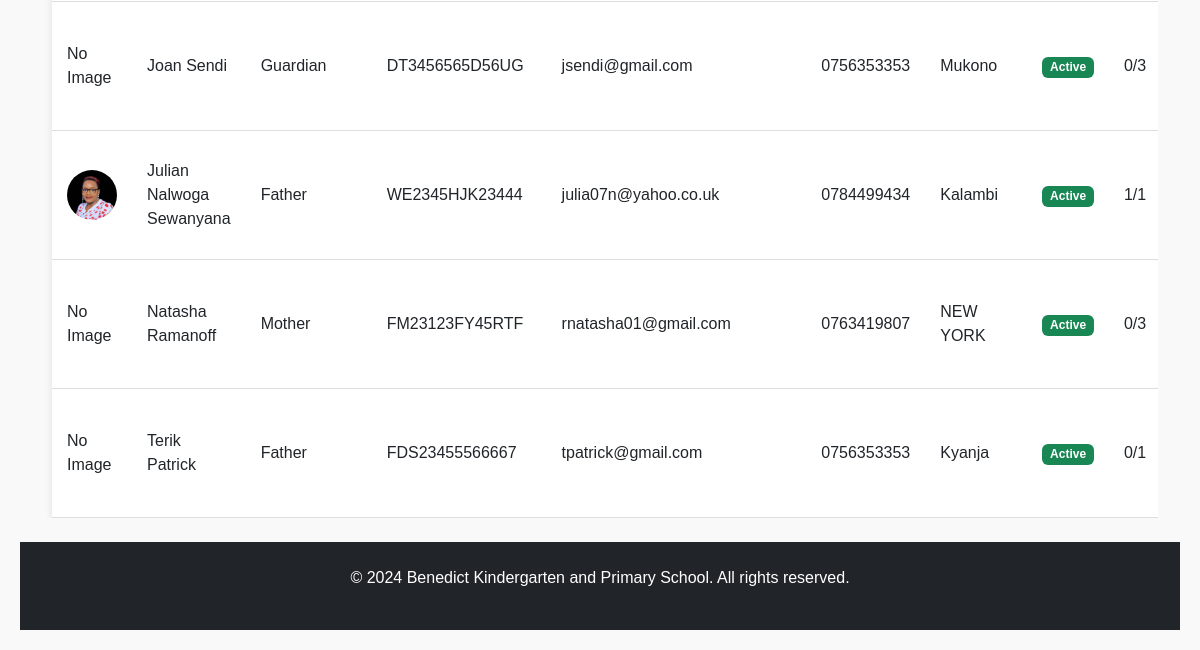
/benedict_school/parents/ (signed in, lower part), run on an earlier commit of the app's database.
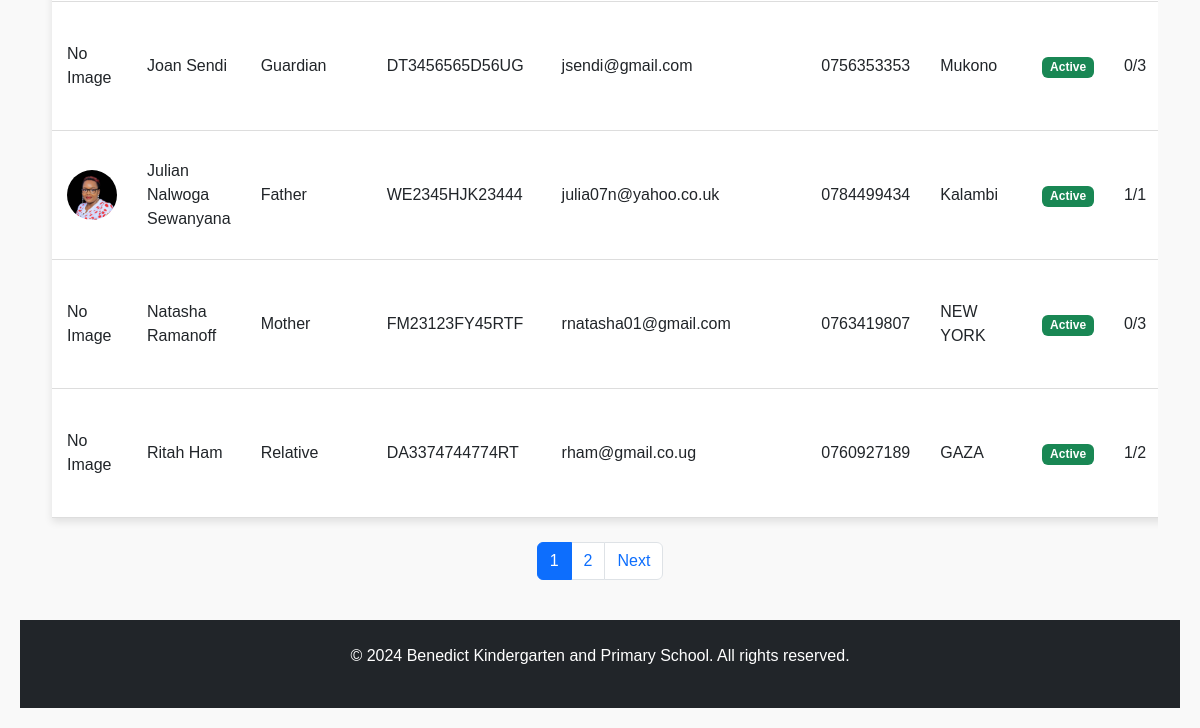
And on a later commit of the database.
### benedict_school/models.py (models this page shows, shortened)
class Parent(models.Model):
    first_name = models.CharField(max_length=50, default='')
    last_name = models.CharField(max_length=50, default='')
    RELATIONSHIP_TYPES = [
        ('mother', 'Mother'),
        ('father', 'Father'),
        ('guardian', 'Guardian'),
        ('relative', 'Relative'),
    ]
    relationship_type = models.CharField(
        max_length=20,
        choices=RELATIONSHIP_TYPES,
        default='father'
    )
    sex = models.CharField(
        max_length=10,
        choices=[("male", "Male"), ("female", "Female")],
        default="male"
    )
    ID_number = models.CharField(max_length=14, unique=True, null=False)
    email = models.EmailField(unique=True)
    tel_no = models.CharField(max_length=15, default='')
    address = models.CharField(max_length=100)
    parent_image = models.ImageField(upload_to="parent_images/", null=True, blank=True)
    num_children = models.PositiveIntegerField(default=1)
    STATUS_CHOICES = [
        ('active', 'Active'),
        ('alumni', 'Alumni'),
    ]
    status = models.CharField(
        max_length=20,
        choices=STATUS_CHOICES,
        default='active'
    )
    alumni_date = models.DateField(null=True, blank=True)
    reason_for_leaving = models.TextField(blank=True, null=True)

### benedict_school/views.py (the view, shortened to what this page needs)
# urls.py: path('parents/', views.parent_list, name='parent-list'),
@user_passes_test(is_admin, login_url='/admin-login/')
def parent_list(request):
    parent_list = Parent.objects.all().order_by('first_name')
    search_query = request.GET.get('search', '')
    page = request.GET.get('page', 1)
    paginator = Paginator(parent_list, 10)  # Show 10 parents per page
    try:
        parents = paginator.page(page)
    except PageNotAnInteger:
        parents = paginator.page(1)
    except EmptyPage:
        parents = paginator.page(paginator.num_pages)
    context = {
        'parents': parents,
        'page_obj': parents,  # For compatibility with your template
        'is_paginated': parents.has_other_pages(),
        'search_query': search_query,
    }
    return render(request, 'parent_list.html', context)

### benedict_school/context_processors.py (called while the page is built)
def google_maps_api_key(request):
    return {'GOOGLE_MAPS_API_KEY': getattr(settings, 'GOOGLE_MAPS_API_KEY', '')}

### benedict_school/views.py (called while the page is built)
def is_admin(user):
    return user.is_authenticated and user.is_staff  # Checks if user is admin

### benedict_school/templates/parent_list.html (shortened to what this page needs)
{% extends "admin_base.html" %}
{% load static %}
{% load django_bootstrap5 %}
{% block content %}
<body>
    <div class="table-container">
        <table>
            <tbody>
                {% for parent in parents %}
                <tr>
                    <td>
                        {% if parent.parent_image %}
                            <img src="{{ parent.parent_image.url }}" alt="{{ parent.first_name }}'s profile image" class="profile-img">
                        {% else %}
                            <span>No Image</span>
                        {% endif %}
                    </td>
                    <td>{{ parent.first_name }} {{ parent.last_name }}</td>
                    <td>{{ parent.get_relationship_type_display }}</td>
                    <td>{{ parent.ID_number }}</td>
                    <td>{{ parent.email }}</td>
                    <td>{{ parent.tel_no}} </td>
                    <td>{{ parent.address }}</td>
                    <td>
                        <span class="badge
                            {% if parent.status == 'active' %}
                                bg-success
                            {% else %}
                                bg-secondary
                            {% endif %}
                        ">
                            {{ parent.status|title }}
                        </span>
                    </td>
                    <td>{{ parent.children.count }}/{{ parent.num_children }}</td>
                </tr>
                {% endfor %}
            </tbody>
        </table>
        {% if is_paginated %}
        <nav class="mt-4 no-print">
            <ul class="pagination justify-content-center">
                {% for num in page_obj.paginator.page_range %}
                <li class="page-item {% if page_obj.number == num %}active{% endif %}">
                    <a class="page-link" href="?page={{ num }}{% if request.GET.urlencode %}&{{ request.GET.urlencode }}{% endif %}">
                        {{ num }}
                    </a>
                </li>
                {% endfor %}
                {% if page_obj.has_next %}
                <li class="page-item">
                    <a class="page-link" href="?page={{ page_obj.next_page_number }}{% if request.GET.search %}&search={{ request.GET.search }}{% endif %}">
                        Next
                    </a>
                </li>
                {% endif %}
            </ul>
        </nav>
        {% endif %}
</body>
{% endblock %}

What changed in the data, as far as the page shows it:
no longer on this page (row unchanged): Parent: parent_image "No Image", first_name "Terik", last_name "Patrick", relationship_type "Father", ID_number "FDS23455566667", email "tpatrick@gmail.com", tel_no "0756353353", address "Kyanja", status "Active", children.count "0", num_children "1"
added Parent: parent_image "No Image", first_name "Ritah", last_name "Ham", relationship_type "Relative", ID_number "DA3374744774RT", email "rham@gmail.co.ug", tel_no "0760927189", address "GAZA", status "Active", children.count "1", num_children "2"
Also different on the page:
new list line: "1"
new list line: "2"
text now shown: "Next"
